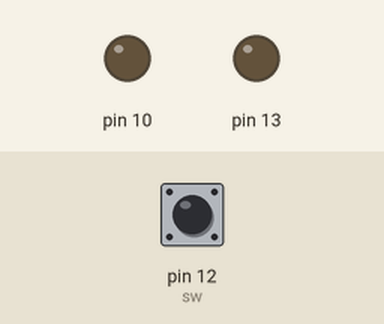
Simulated run of this sketch. Board: Arduino Uno, built with avr-gcc and run on an emulated ATmega328P. On the bench: output pins drawn as LEDs (lit = HIGH). The test bench sets the inputs (shaded band); at power-on: pin 12 (sw) HIGH.

Above: at 1.2 s.
1.3 s: pin 12 (sw) pulled LOW for 0.15 s
At 2.4 s:
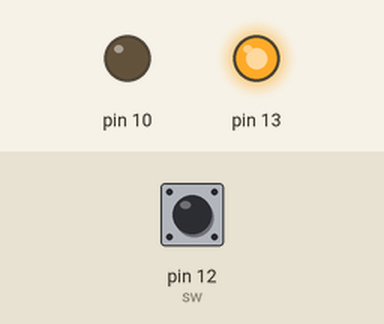
At 17.4 s:
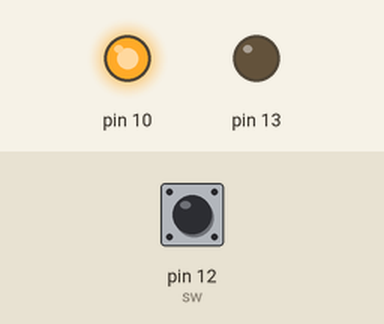
Timing chart, 0 to 17.8 s (numbered marks = the images above; inputs shaded):
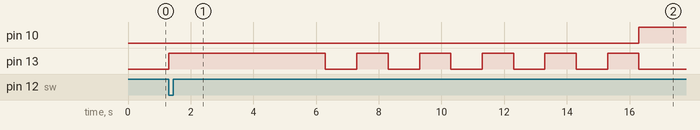

Measured:
- after the input at 1.3 s, pin 10: LOW → HIGH after 15.0 s; pin 13: LOW → HIGH at once, then repeats every 2.0 s: LOW 1.0 s, HIGH 1.0 s

The sketch:

step2.ino
```cpp
int sw = 12; //스위치 12번핀으로 제어
void setup()  {
  pinMode(13, OUTPUT); //초록불
  pinMode(10, OUTPUT); //빨간불
  pinMode(sw, INPUT_PULLUP);
  //sw를 인풋_풀업
}

void loop()  {
  if (digitalRead(sw) == LOW) //스위치 눌렀을때 초록불5초점등,5초깜빡임, 빨간불점등
  {
    digitalWrite(13, HIGH);
    delay(5000);
    digitalWrite(13, LOW);
    delay(1000);
    digitalWrite(13, HIGH);
    delay(1000);
    digitalWrite(13, LOW);
    delay(1000);
    digitalWrite(13, HIGH);
    delay(1000);
    digitalWrite(13, LOW);
    delay(1000);
    digitalWrite(13, HIGH);
    delay(1000);
    digitalWrite(13, LOW);
    delay(1000);
    digitalWrite(13, HIGH);
    delay(1000);
    digitalWrite(13, LOW);
    delay(1000);
    digitalWrite(13, HIGH);
    delay(1000);
    digitalWrite(13, LOW);
    digitalWrite(10, HIGH);
    delay(5000);
    digitalWrite(10, LOW); (13, LOW);
  }
}
```
